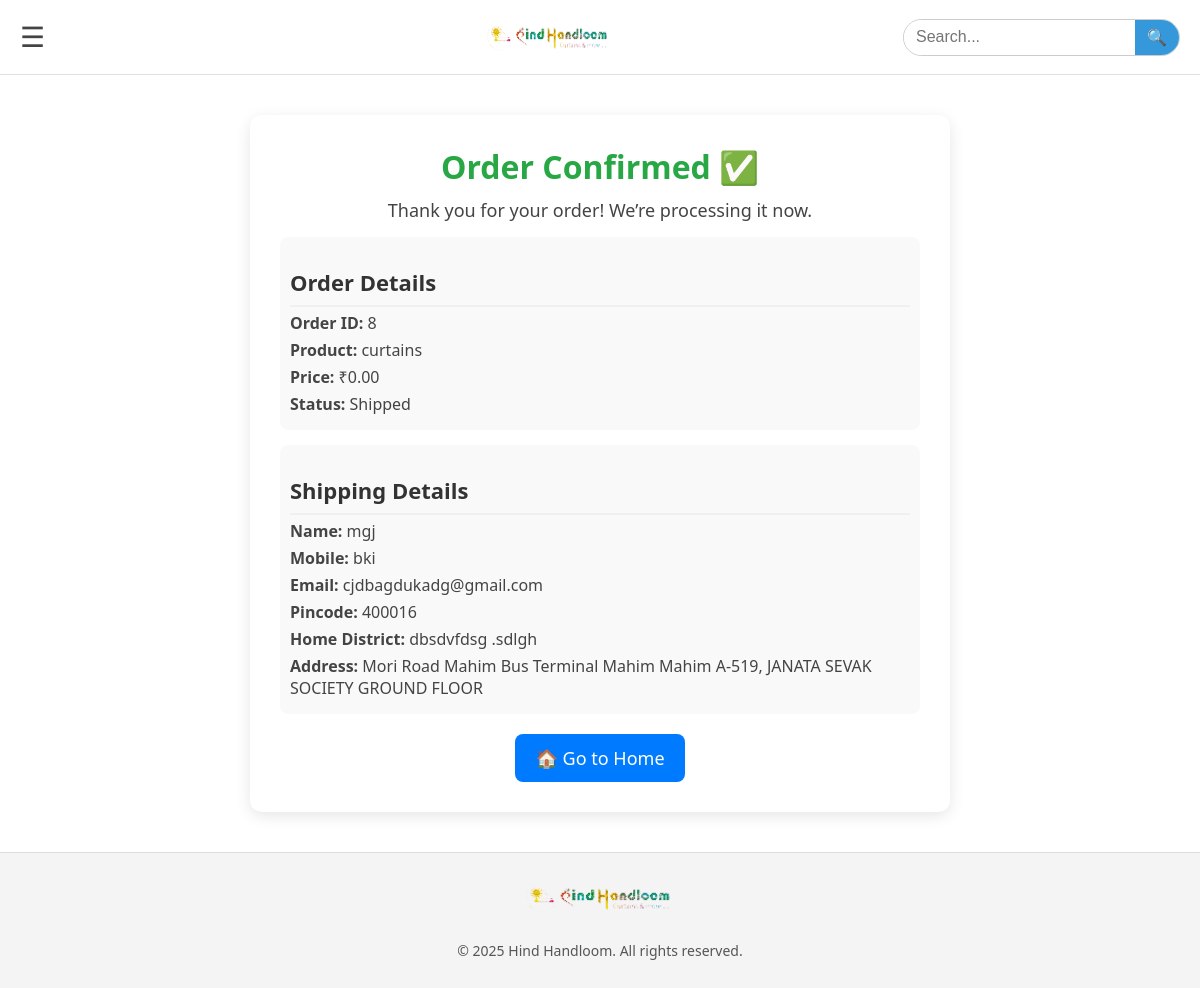
The app's page /order-confirmation/8/ with its own data.
### myapp/models.py (models this page shows, shortened)
class Order(models.Model):
    product = models.ForeignKey(products, on_delete=models.CASCADE)
    name = models.CharField(max_length=100)
    mobile_number = models.CharField(max_length=15)
    email = models.EmailField(max_length=254,null=True, blank=True)
    home_district = models.CharField(max_length=100)
    pincode = models.CharField(max_length=6)
    address = models.TextField()
    date_ordered = models.DateTimeField(auto_now_add=True)
    status = models.CharField(max_length=50, default="Pending")

class products(models.Model):
    name = models.CharField(max_length=255)
    description = models.TextField(blank=True, null=True)
    price = models.DecimalField(max_digits=10,decimal_places=2)
    color = models.CharField(max_length=25)
    image = models.ImageField(upload_to='product-img/')
    stock = models.IntegerField(default=0)
    category = models.CharField(max_length=100)

### myapp/views.py (the view)
# urls.py: path('order-confirmation/<int:order_id>/', views.order_confirmation, name='order_confirmation'),
def order_confirmation(request, order_id):
    order = get_object_or_404(Order, id=order_id)
    return render(request, 'order_confirmation.html', {'order': order})

### myapp/templates/order_confirmation.html (shortened to what this page needs)
{% extends 'base.html' %}
{% load static %}
{% block content %}
<div class="main">
    <h2>Order Confirmed ✅</h2>
    <p>Thank you for your order! We’re processing it now.</p>
    <div class="order-details">
        <h3>Order Details</h3>
        <p><strong>Order ID:</strong> {{ order.id }}</p>
        <p><strong>Product:</strong> {{ order.product.name }}</p>
        <p><strong>Price:</strong> &#8377;{{ order.product.price }}</p>
        <p><strong>Status:</strong> {{ order.status }}</p>
    </div>
    <div class="shipping-details">
        <h3>Shipping Details</h3>
        <p><strong>Name:</strong> {{ order.name }}</p>
        <p><strong>Mobile:</strong> {{ order.mobile_number }}</p>
        <p><strong>Email:</strong> {{ order.email }}</p>
        <p><strong>Pincode:</strong> {{ order.pincode }}</p>
        <p><strong>Home District:</strong> {{ order.home_district }}</p>
        <p><strong>Address:</strong> {{ order.address }}</p>
    </div>
    <a href="{% url 'home' %}" class="home-link">🏠 Go to Home</a>
</div>
{% endblock %}

### myapp/templates/order_confirmation.html (style rules this page uses)
.main { max-width: 700px; margin: 40px auto; padding: 30px; background: #ffffff; border-radius: 12px; box-shadow: 0 4px 15px rgba(0, 0, 0, 0.1); text-align: center; }
h2 { font-size: 32px; color: #28a745; margin-bottom: 10px; }
p { font-size: 18px; margin: 8px 0; color: #444; }
h3 { font-size: 22px; margin-top: 20px; color: #333; border-bottom: 2px solid #f0f0f0; padding-bottom: 8px; }
.order-details, .shipping-details { text-align: left; margin-top: 15px; padding: 10px; border-radius: 8px; background-color: #f9f9f9; }
.order-details p, .shipping-details p { font-size: 16px; margin: 5px 0; }
.home-link { display: inline-block; margin-top: 20px; padding: 12px 20px; background-color: #007bff; color: #fff; font-size: 18px; border-radius: 8px; text-decoration: none; transition: background 0.3s ease; }

### records on screen
Order: id "8", product.name "curtains", product.price "0.00", status "Shipped", name "mgj", mobile_number "bki", email "cjdbagdukadg@gmail.com", pincode "400016", home_district "dbsdvfdsg .sdlgh", address "Mori Road Mahim Bus Terminal Mahim Mahim A-519, JANATA SEVAK SOCIETY GROUND FLOOR"

### other values on screen
{{ current_year|default:"2025" }} "2025"
